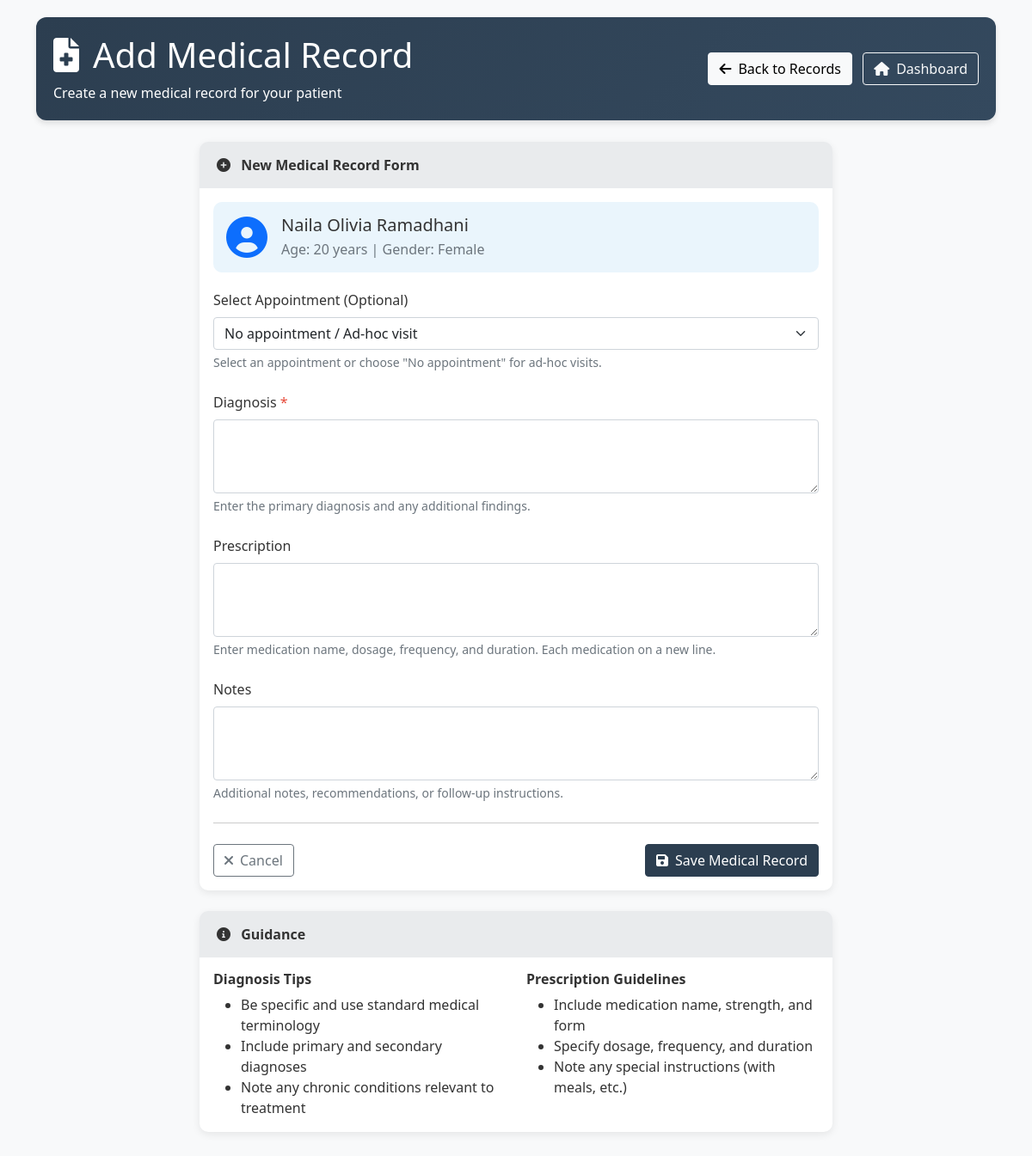
The page /add_record.php?patient_id=1 (signed in) on the database its author committed.
### tables this page shows
CREATE TABLE `patients` (
  `patient_id` int(11) NOT NULL,
  `name` varchar(100) NOT NULL,
  `dob` date NOT NULL,
  `gender` enum('Male','Female','Other') NOT NULL,
  `phone` varchar(20) NOT NULL,
  `email` varchar(100) DEFAULT NULL,
  `address` text NOT NULL,
  `username` varchar(50) NOT NULL,
  `password` varchar(255) NOT NULL,
  `created_at` timestamp NOT NULL DEFAULT current_timestamp()
);

### add_record.php (the view, shortened to what this page needs)
<?php
require_once "config.php";
$doctor_id = $_SESSION["id"];
$patient_id = $appointment_id = "";
$diagnosis = $prescription = $notes = "";
$patient_id_err = $diagnosis_err = "";
if(isset($_GET["appointment_id"]) && !empty(trim($_GET["appointment_id"]))){
    $appointment_id = trim($_GET["appointment_id"]);
    $sql = "SELECT a.appointment_id, a.patient_id, a.appointment_datetime, a.status,
                  p.name as patient_name, p.dob, p.gender
           FROM appointments a
           JOIN patients p ON a.patient_id = p.patient_id
           WHERE a.appointment_id = ? AND a.doctor_id = ?";
    if($stmt = mysqli_prepare($conn, $sql)){
        mysqli_stmt_bind_param($stmt, "ii", $appointment_id, $doctor_id);
        if(mysqli_stmt_execute($stmt)){
            $result = mysqli_stmt_get_result($stmt);
            if(mysqli_num_rows($result) == 1){
                $appointment = mysqli_fetch_array($result);
                $patient_id = $appointment["patient_id"];
            } else {
                header("location: error.php");
                exit();
            }
        } else {
            echo "Oops! Something went wrong. Please try again later.";
        }
        mysqli_stmt_close($stmt);
    }
} elseif(isset($_GET["patient_id"]) && !empty(trim($_GET["patient_id"]))){
    $patient_id = trim($_GET["patient_id"]);
    $sql = "SELECT patient_id, name, dob, gender FROM patients WHERE patient_id = ?";
    if($stmt = mysqli_prepare($conn, $sql)){
        mysqli_stmt_bind_param($stmt, "i", $patient_id);
        if(mysqli_stmt_execute($stmt)){
            $result = mysqli_stmt_get_result($stmt);
            if(mysqli_num_rows($result) == 1){
                $patient = mysqli_fetch_array($result);
            } else {
                header("location: error.php");
                exit();
            }
        } else {
            echo "Oops! Something went wrong. Please try again later.";
        }
    }
    $sql = "SELECT appointment_id, appointment_datetime, status
            FROM appointments
            WHERE patient_id = ? AND doctor_id = ? AND (status = 'Scheduled' OR status = 'Completed')
            ORDER BY appointment_datetime DESC
            LIMIT 10";
    if($stmt = mysqli_prepare($conn, $sql)){
        mysqli_stmt_bind_param($stmt, "ii", $patient_id, $doctor_id);
        if(mysqli_stmt_execute($stmt)){
            $patient_appointments = mysqli_stmt_get_result($stmt);
        }
    }
}
?>
<!DOCTYPE html>
<html lang="en">
<head>
    <link rel="stylesheet" href="https://cdnjs.cloudflare.com/ajax/libs/bootstrap/5.1.3/css/bootstrap.min.css">
    <link rel="stylesheet" href="https://cdnjs.cloudflare.com/ajax/libs/font-awesome/6.0.0-beta3/css/all.min.css">
</head>
<body>
    <div class="container">
        <div class="dashboard-header">
            <div class="row align-items-center">
                <div class="col-md-6">
                    <h1><i class="fas fa-file-medical me-3"></i>Add Medical Record</h1>
                    <p class="mb-0">Create a new medical record for your patient</p>
                </div>
                <div class="col-md-6 text-md-end">
                    <a href="doctor_medical_records.php" class="btn btn-light">
                        <i class="fas fa-arrow-left me-2"></i>Back to Records
                    </a>
                    <a href="doctor_dashboard.php" class="btn btn-outline-light ms-2">
                        <i class="fas fa-home me-2"></i>Dashboard
                    </a>
                </div>
            </div>
        </div>
        <div class="row">
            <div class="col-lg-8 mx-auto">
                <div class="card">
                    <div class="card-header">
                        <i class="fas fa-plus-circle me-2"></i> New Medical Record Form
                    </div>
                    <div class="card-body">
                        <?php if(isset($appointment)): ?>
                            <div class="patient-info">
                                <div class="d-flex align-items-center">
                                    <div class="flex-shrink-0">
                                        <i class="fas fa-user-circle fa-3x text-primary"></i>
                                    </div>
                                    <div class="flex-grow-1 ms-3">
                                        <h5 class="mb-1"><?php echo htmlspecialchars($appointment["patient_name"]); ?></h5>
                                        <p class="mb-0 text-muted">
                                            Age: <?php echo date_diff(date_create($appointment["dob"]), date_create('now'))->y; ?> years |
                                            Gender: <?php echo htmlspecialchars($appointment["gender"]); ?>
                                        </p>
                                    </div>
                                </div>
                            </div>
                            <div class="appointment-info">
                                <div class="d-flex align-items-center">
                                    <div class="flex-shrink-0">
                                        <i class="fas fa-calendar-check fa-3x text-success"></i>
                                    </div>
                                    <div class="flex-grow-1 ms-3">
                                        <h5 class="mb-1">Appointment Details</h5>
                                        <p class="mb-0">
                                            Date: <?php echo date('F d, Y', strtotime($appointment["appointment_datetime"])); ?> |
                                            Time: <?php echo date('h:i A', strtotime($appointment["appointment_datetime"])); ?> |
                                            Status: <span class="badge bg-<?php echo ($appointment["status"] == "Completed") ? "success" : "primary"; ?>">
                                                <?php echo htmlspecialchars($appointment["status"]); ?>
                                            </span>
                                        </p>
                                    </div>
                                </div>
                            </div>
                        <?php elseif(isset($patient)): ?>
                            <div class="patient-info">
                                <div class="d-flex align-items-center">
                                    <div class="flex-shrink-0">
                                        <i class="fas fa-user-circle fa-3x text-primary"></i>
                                    </div>
                                    <div class="flex-grow-1 ms-3">
                                        <h5 class="mb-1"><?php echo htmlspecialchars($patient["name"]); ?></h5>
                                        <p class="mb-0 text-muted">
                                            Age: <?php echo date_diff(date_create($patient["dob"]), date_create('now'))->y; ?> years |
                                            Gender: <?php echo htmlspecialchars($patient["gender"]); ?>
                                        </p>
                                    </div>
                                </div>
                            </div>
                        <?php endif; ?>
                        <form action="<?php echo htmlspecialchars($_SERVER["PHP_SELF"]); ?>" method="post" id="recordForm">
                            <?php if(isset($patient) && !isset($appointment) && isset($patient_appointments) && mysqli_num_rows($patient_appointments) > 0): ?>
                                <div class="mb-4">
                                    <label for="appointment_id" class="form-label">Select Appointment (Optional)</label>
                                    <select class="form-select" id="appointment_id" name="appointment_id">
                                        <option value="">No appointment / Ad-hoc visit</option>
                                    </select>
                                    <div class="form-text">Select an appointment or choose "No appointment" for ad-hoc visits.</div>
                                </div>
                            <?php elseif(isset($appointment)): ?>
                                <input type="hidden" name="appointment_id" value="<?php echo $appointment_id; ?>">
                            <?php endif; ?>
                            <div class="mb-4">
                                <label for="diagnosis" class="form-label required-field">Diagnosis</label>
                                <textarea class="form-control <?php echo (!empty($diagnosis_err)) ? 'is-invalid' : ''; ?>" id="diagnosis" name="diagnosis" rows="3" required><?php echo $diagnosis; ?></textarea>
                                <div class="form-text">Enter the primary diagnosis and any additional findings.</div>
                            </div>
                            <div class="mb-4">
                                <label for="prescription" class="form-label">Prescription</label>
                                <textarea class="form-control" id="prescription" name="prescription" rows="3"><?php echo $prescription; ?></textarea>
                                <div class="form-text">Enter medication name, dosage, frequency, and duration. Each medication on a new line.</div>
                            </div>
                            <div class="mb-4">
                                <label for="notes" class="form-label">Notes</label>
                                <textarea class="form-control" id="notes" name="notes" rows="3"><?php echo $notes; ?></textarea>
                                <div class="form-text">Additional notes, recommendations, or follow-up instructions.</div>
                            </div>
                            <hr class="my-4">
                            <div class="d-flex justify-content-between">
                                <a href="<?php echo isset($appointment) ? "view_patient.php?id=" . $appointment_id : "doctor_medical_records.php"; ?>" class="btn btn-outline-secondary">
                                    <i class="fas fa-times me-2"></i>Cancel
                                </a>
                                <button type="submit" class="btn btn-primary">
                                    <i class="fas fa-save me-2"></i>Save Medical Record
                                </button>
                            </div>
                        </form>
                    </div>
                </div>
                <div class="card mt-4">
                    <div class="card-header">
                        <i class="fas fa-info-circle me-2"></i> Guidance
                    </div>
                    <div class="card-body">
                        <div class="row">
                            <div class="col-md-6">
                                <h6 class="fw-bold">Diagnosis Tips</h6>
                                <ul class="mb-0">
                                    <li>Be specific and use standard medical terminology</li>
                                    <li>Include primary and secondary diagnoses</li>
                                    <li>Note any chronic conditions relevant to treatment</li>
                                </ul>
                            </div>
                            <div class="col-md-6">
                                <h6 class="fw-bold">Prescription Guidelines</h6>
                                <ul class="mb-0">
                                    <li>Include medication name, strength, and form</li>
                                    <li>Specify dosage, frequency, and duration</li>
                                    <li>Note any special instructions (with meals, etc.)</li>
                                </ul>
                            </div>
                        </div>
                    </div>
                </div>
            </div>
        </div>
    </div>
</body>
</html>

### add_record.php (style rules this page uses)
:root { --primary-color: #3498db; --secondary-color: #2c3e50; --success-color: #2ecc71; --warning-color: #f39c12; --danger-color: #e74c3c; --light-color: #ecf0f1; --dark-color: #2c3e50; }
body { font-family: 'Segoe UI', Tahoma, Geneva, Verdana, sans-serif; background-color: #f8f9fa; color: #333; padding-top: 20px; padding-bottom: 40px; }
.dashboard-header { background: linear-gradient(135deg, var(--secondary-color), #34495e); color: white; border-radius: 12px; padding: 20px; margin-bottom: 25px; box-shadow: 0 4px 6px rgba(0, 0, 0, 0.1); }
.card { border: none; border-radius: 10px; box-shadow: 0 3px 10px rgba(0, 0, 0, 0.08); transition: transform 0.3s ease; margin-bottom: 20px; overflow: hidden; }
.card-header { font-weight: 600; background-color: rgba(44, 62, 80, 0.1); border-bottom: none; padding: 15px 20px; }
.patient-info { background-color: rgba(52, 152, 219, 0.1); border-radius: 10px; padding: 15px; margin-bottom: 20px; }
.btn-primary { background-color: var(--secondary-color); border-color: var(--secondary-color); }
.form-label { font-weight: 500; }
.required-field::after { content: '*'; color: var(--danger-color); margin-left: 4px; }

### rows shown on the page
patients: name "Naila Olivia Ramadhani", dob "20", gender "Female"
